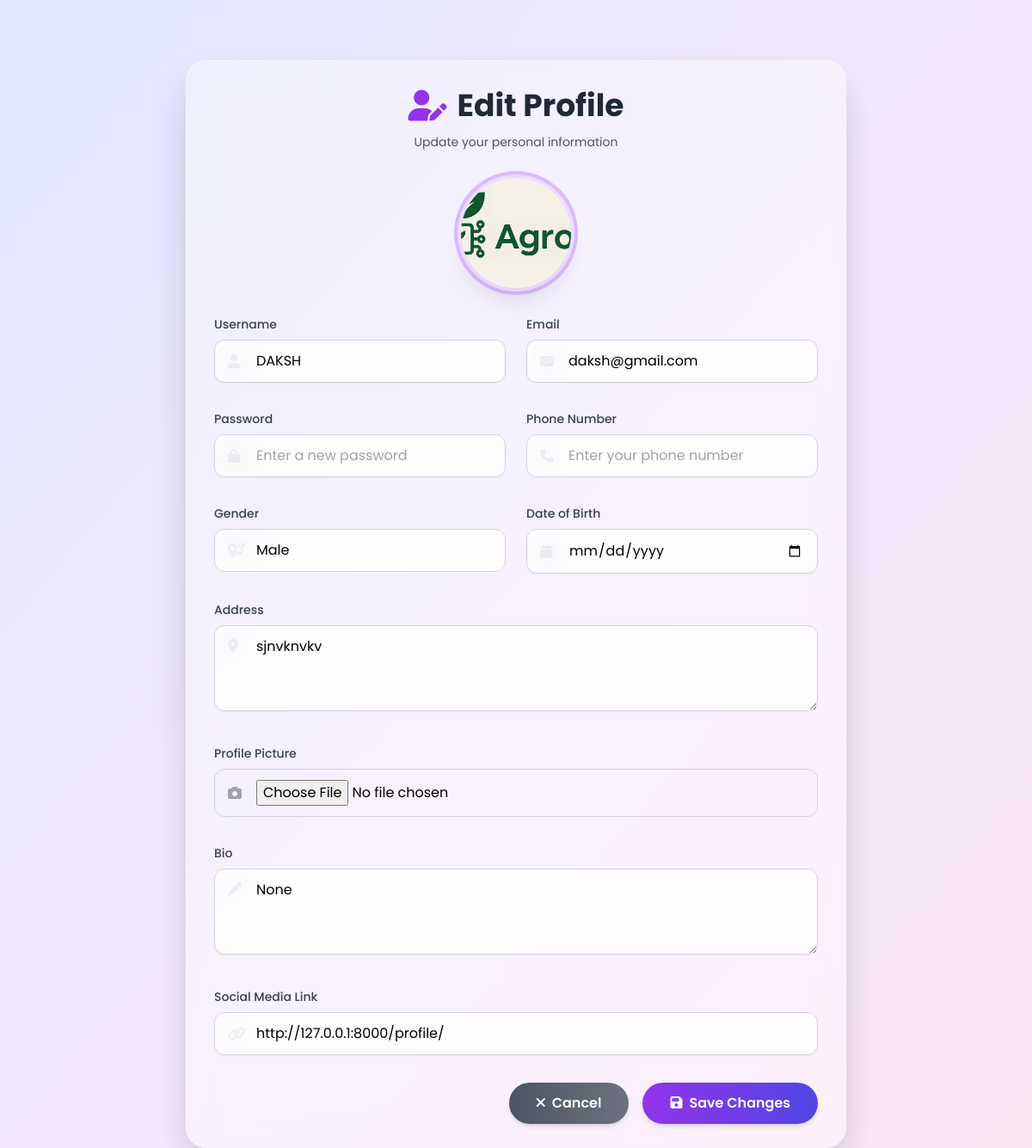
/profile/ (signed in), run on the app's committed database.
### TASKMASTERAPP/models.py (models this page shows, shortened)
class CustomUser(AbstractUser):
    USER_TYPES = [
        ('user', 'Regular User'),
        ('admin', 'Administrator'),
    ]
    GENDER_CHOICES = [
        ('male', 'Male'),
        ('female', 'Female'),
        ('other', 'Other'),
    ]
    profile_picture = models.ImageField(upload_to='profile_pics/', null=True, blank=True, default='default-profile.jpg')
    bio = models.TextField(max_length=500, blank=True, null=True)
    date_of_birth = models.DateField(null=True, blank=True)
    phone_number = models.CharField(max_length=15, blank=True, null=True)
    gender = models.CharField(max_length=10, choices=GENDER_CHOICES, blank=True, null=True)
    address = models.TextField(blank=True, null=True)
    social = models.URLField(blank=True, null=True)
    user_type = models.CharField(max_length=10, choices=USER_TYPES, default='user')

### TASKMASTERAPP/views.py (the view, shortened to what this page needs)
# urls.py: path('profile/', views.profile_view, name='profile'),
@login_required
def profile_view(request):
    user = request.user
    return render(request, 'users/profile.html', {'user': user})

### TASKMASTERAPP/templates/users/profile.html (shortened to what this page needs)
<!DOCTYPE html>
<html lang="en">
<head>
  {% load static %}
  <script src="https://cdn.tailwindcss.com"></script>
  <link rel="stylesheet" href="https://cdnjs.cloudflare.com/ajax/libs/font-awesome/6.0.0/css/all.min.css" />
</head>
<body class="font-poppins bg-gradient-to-br from-indigo-100 via-purple-100 to-pink-100 min-h-screen flex justify-center items-center p-4">
  <div class="bg-white/40 backdrop-blur-lg p-8 rounded-3xl shadow-2xl w-full max-w-3xl transition-all duration-500 ease-in-out overflow-y-auto max-h-[90vh] border border-white/30 animate-fade-in hover:shadow-3xl hover:border-white/40">
    <header class="text-center mb-8">
      <h1 class="text-4xl font-bold text-gray-800 mb-3 flex justify-center items-center gap-3">
        <i class="fas fa-user-edit text-purple-600 animate-float"></i> Edit Profile
      </h1>
      <p class="text-sm text-gray-600">Update your personal information</p>
    </header>
    <main>
      <form id="profileForm" method="POST" action="{% url 'profile' %}" enctype="multipart/form-data" class="space-y-8">
        <div class="flex flex-col items-center mb-8">
          <div class="relative group">
            {% if user.profile_picture %}
              <img src="{{ user.profile_picture.url }}" alt="Profile Picture"
                   class="w-32 h-32 rounded-full mx-auto ring-4 ring-purple-400/50 ring-offset-4 ring-offset-white/50 shadow-xl transition-all duration-500 group-hover:ring-purple-500/70 group-hover:ring-offset-purple-100/50 group-hover:scale-105 object-cover" />
            {% else %}
              <img src="{% static 'assets/user-avatar.png' %}" alt="Default Avatar"
                   class="w-32 h-32 rounded-full mx-auto ring-4 ring-purple-400/50 ring-offset-4 ring-offset-white/50 shadow-xl transition-all duration-500 group-hover:ring-purple-500/70 group-hover:ring-offset-purple-100/50 group-hover:scale-105" />
            {% endif %}
          </div>
        </div>
        <div class="grid grid-cols-1 md:grid-cols-2 gap-6">
          <div class="space-y-2">
            <label for="username" class="block text-sm font-medium text-gray-700">Username</label>
            <div class="relative">
              <i class="fas fa-user absolute left-4 top-1/2 transform -translate-y-1/2 text-gray-400"></i>
              <input type="text" id="username" name="username" value="{{ user.username }}" required
                placeholder="Enter your username"
                class="w-full pl-12 pr-4 py-3 rounded-xl border border-gray-300 focus:outline-none focus:border-purple-500 focus:ring-2 focus:ring-purple-300 transition-all duration-300 bg-white/70 shadow-sm hover:shadow-md backdrop-blur-md" />
            </div>
          </div>
          <div class="space-y-2">
            <label for="email" class="block text-sm font-medium text-gray-700">Email</label>
            <div class="relative">
              <i class="fas fa-envelope absolute left-4 top-1/2 transform -translate-y-1/2 text-gray-400"></i>
              <input type="email" id="email" name="email" value="{{ user.email }}" required
                placeholder="Enter your email"
                class="w-full pl-12 pr-4 py-3 rounded-xl border border-gray-300 focus:outline-none focus:border-purple-500 focus:ring-2 focus:ring-purple-300 transition-all duration-300 bg-white/70 shadow-sm hover:shadow-md backdrop-blur-md" />
            </div>
          </div>
        </div>
        <div class="grid grid-cols-1 md:grid-cols-2 gap-6">
          <div class="space-y-2">
            <label for="password" class="block text-sm font-medium text-gray-700">Password</label>
            <div class="relative">
              <i class="fas fa-lock absolute left-4 top-1/2 transform -translate-y-1/2 text-gray-400"></i>
              <input type="password" id="password" name="password" placeholder="Enter a new password"
                class="w-full pl-12 pr-4 py-3 rounded-xl border border-gray-300 focus:outline-none focus:border-purple-500 focus:ring-2 focus:ring-purple-300 transition-all duration-300 bg-white/70 shadow-sm hover:shadow-md backdrop-blur-md" />
            </div>
          </div>
          <div class="space-y-2">
            <label for="phone" class="block text-sm font-medium text-gray-700">Phone Number</label>
            <div class="relative">
              <i class="fas fa-phone absolute left-4 top-1/2 transform -translate-y-1/2 text-gray-400"></i>
              <input type="tel" id="phone" name="phone" value="{{ user.phone }}"
                placeholder="Enter your phone number"
                class="w-full pl-12 pr-4 py-3 rounded-xl border border-gray-300 focus:outline-none focus:border-purple-500 focus:ring-2 focus:ring-purple-300 transition-all duration-300 bg-white/70 shadow-sm hover:shadow-md backdrop-blur-md" />
            </div>
          </div>
        </div>
        <div class="grid grid-cols-1 md:grid-cols-2 gap-6">
          <div class="space-y-2">
            <label for="gender" class="block text-sm font-medium text-gray-700">Gender</label>
            <div class="relative">
              <i class="fas fa-venus-mars absolute left-4 top-1/2 transform -translate-y-1/2 text-gray-400"></i>
              <select id="gender" name="gender"
                class="w-full pl-12 pr-4 py-3 rounded-xl border border-gray-300 focus:border-purple-500 focus:ring-2 focus:ring-purple-300 transition-all duration-300 bg-white/70 backdrop-blur-md hover:shadow appearance-none">
                <option value="male" {% if user.gender == 'male' %}selected{% endif %}>Male</option>
              </select>
            </div>
          </div>
          <div class="space-y-2">
            <label for="dob" class="block text-sm font-medium text-gray-700">Date of Birth</label>
            <div class="relative">
              <i class="fas fa-calendar absolute left-4 top-1/2 transform -translate-y-1/2 text-gray-400"></i>
              <input type="date" id="dob" name="dob" value="{{ user.dob }}"
                class="w-full pl-12 pr-4 py-3 rounded-xl border border-gray-300 focus:outline-none focus:border-purple-500 focus:ring-2 focus:ring-purple-300 transition-all duration-300 bg-white/70 shadow-sm hover:shadow-md backdrop-blur-md" />
            </div>
          </div>
        </div>
        <div class="space-y-2">
          <label for="address" class="block text-sm font-medium text-gray-700">Address</label>
          <div class="relative">
            <i class="fas fa-map-marker-alt absolute left-4 top-4 text-gray-400"></i>
            <textarea id="address" name="address" placeholder="Enter your address"
              class="w-full pl-12 pr-4 py-3 rounded-xl border border-gray-300 focus:outline-none focus:border-purple-500 focus:ring-2 focus:ring-purple-300 transition-all duration-300 bg-white/70 shadow-sm hover:shadow-md backdrop-blur-md min-h-[100px] resize-y">{{ user.address }}</textarea>
          </div>
        </div>
        <div class="space-y-2">
          <label for="profile-pic" class="block text-sm font-medium text-gray-700">Profile Picture</label>
          <div class="relative">
            <i class="fas fa-camera absolute left-4 top-1/2 transform -translate-y-1/2 text-gray-400"></i>
            <input type="file" id="profile-pic" name="profile_picture" accept="image/*"
              class="w-full pl-12 pr-4 py-3 rounded-xl border border-gray-300 focus:outline-none focus:border-purple-500 focus:ring-2 focus:ring-purple-300 transition-all duration-300 bg-transparent hover:shadow-md" />
          </div>
        </div>
        <div class="space-y-2">
          <label for="bio" class="block text-sm font-medium text-gray-700">Bio</label>
          <div class="relative">
            <i class="fas fa-pen absolute left-4 top-4 text-gray-400"></i>
            <textarea id="bio" name="bio" placeholder="Tell something about yourself"
              class="w-full pl-12 pr-4 py-3 rounded-xl border border-gray-300 focus:outline-none focus:border-purple-500 focus:ring-2 focus:ring-purple-300 transition-all duration-300 bg-white/70 shadow-sm hover:shadow-md backdrop-blur-md min-h-[100px] resize-y">{{ user.bio }}</textarea>
          </div>
        </div>
        <div class="space-y-2">
          <label for="social" class="block text-sm font-medium text-gray-700">Social Media Link</label>
          <div class="relative">
            <i class="fas fa-link absolute left-4 top-1/2 transform -translate-y-1/2 text-gray-400"></i>
            <input type="url" id="social" name="social" value="{{ user.social }}"
              placeholder="Enter your social media link"
              class="w-full pl-12 pr-4 py-3 rounded-xl border border-gray-300 focus:outline-none focus:border-purple-500 focus:ring-2 focus:ring-purple-300 transition-all duration-300 bg-white/70 shadow-sm hover:shadow-md backdrop-blur-md" />
          </div>
        </div>
        <div class="flex flex-col md:flex-row justify-end gap-4 mt-10">
          <button type="button" onclick="window.history.back()"
            class="px-8 py-3 rounded-full bg-gradient-to-r from-gray-600 to-gray-500 text-white font-semibold hover:from-gray-700 hover:to-gray-600 transition-all duration-300 shadow-md hover:shadow-lg transform hover:scale-105 active:scale-95">
            <i class="fas fa-times mr-2"></i>Cancel
          </button>
          <button type="submit"
            class="px-8 py-3 rounded-full bg-gradient-to-r from-purple-600 to-indigo-600 text-white font-semibold hover:from-purple-700 hover:to-indigo-700 transition-all duration-300 shadow-md hover:shadow-xl transform hover:scale-105 active:scale-95">
            <i class="fas fa-save mr-2"></i>Save Changes
          </button>
        </div>
      </form>
    </main>
  </div>
</body>
</html>

### data on the page
CustomUser: profile_picture (picture), username "DAKSH", email "daksh@gmail.com", gender "Male", address "sjnvknvkv", bio "None", social "http://127.0.0.1:8000/profile/"
